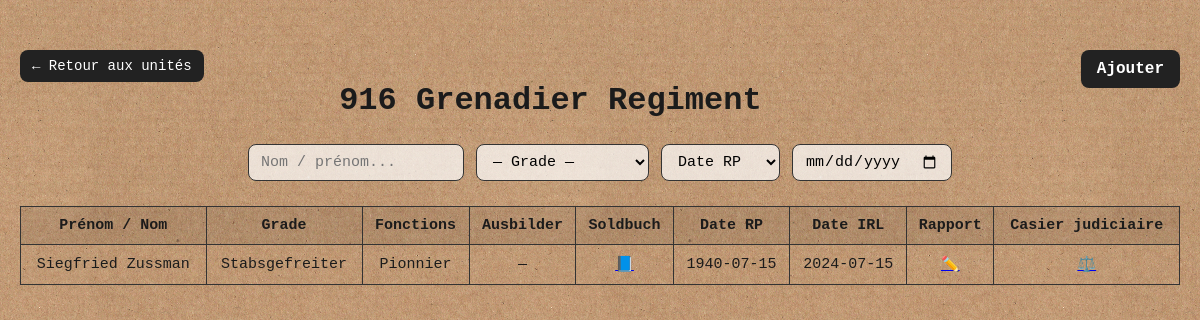
Page /legacy/effectifs_list.php?unite_id=1 on the committed database.
### tables this page shows
CREATE TABLE `effectifs` (
  `id` int NOT NULL AUTO_INCREMENT,
  `nom` varchar(100) NOT NULL,
  `prenom` varchar(100) NOT NULL,
  `surnom` varchar(100) DEFAULT NULL,
  `unite_id` int DEFAULT NULL,
  `grade_id` int DEFAULT NULL,
  `specialite` varchar(255) DEFAULT NULL,
  `fonction` varchar(255) DEFAULT NULL,
  `categorie` enum('Officier','Sous-officier','Militaire du rang') DEFAULT NULL,
  `date_naissance` varchar(50) DEFAULT NULL,
  `lieu_naissance` varchar(255) DEFAULT NULL,
  `nationalite` varchar(100) DEFAULT 'Allemande',
  `taille_cm` int DEFAULT NULL,
  `photo` varchar(500) DEFAULT NULL,
  `arme_principale` varchar(255) DEFAULT NULL,
  `arme_secondaire` varchar(255) DEFAULT NULL,
  `equipement_special` varchar(255) DEFAULT NULL,
  `tenue` varchar(255) DEFAULT NULL,
  `historique` text,
  `decorations` text,
  `sanctions` text,
  `signature_soldat` varchar(500) DEFAULT NULL,
  `signature_referent` varchar(500) DEFAULT NULL,
  `stamp_path` varchar(500) DEFAULT NULL,
  `date_entree_ig` varchar(50) DEFAULT NULL,
  `date_entree_irl` varchar(50) DEFAULT NULL,
  `qualification_id` int DEFAULT NULL,
  `actif` enum('Actif','Inactif','Reserviste','MIA','KIA') DEFAULT 'Actif',
  `discord_id` varchar(20) DEFAULT NULL,
  `created_at` timestamp NULL DEFAULT CURRENT_TIMESTAMP,
  `updated_at` timestamp NULL DEFAULT CURRENT_TIMESTAMP ON UPDATE CURRENT_TIMESTAMP,
  `en_reserve` tinyint(1) DEFAULT '0',
  `unite_origine_id` int DEFAULT NULL,
  `grade_origine_id` int DEFAULT NULL,
  PRIMARY KEY (`id`),
  KEY `unite_id` (`unite_id`),
  KEY `grade_id` (`grade_id`),
  CONSTRAINT `effectifs_ibfk_1` FOREIGN KEY (`unite_id`) REFERENCES `unites` (`id`) ON DELETE SET NULL,
  CONSTRAINT `effectifs_ibfk_2` FOREIGN KEY (`grade_id`) REFERENCES `grades` (`id`) ON DELETE SET NULL
);

CREATE TABLE `grades` (
  `id` int NOT NULL AUTO_INCREMENT,
  `unite_id` int NOT NULL,
  `nom_complet` varchar(255) NOT NULL,
  `rang` int DEFAULT '0',
  `categorie` enum('Officier','Sous-officier','Militaire du rang') DEFAULT NULL,
  `created_at` timestamp NULL DEFAULT CURRENT_TIMESTAMP,
  PRIMARY KEY (`id`),
  KEY `unite_id` (`unite_id`),
  CONSTRAINT `grades_ibfk_1` FOREIGN KEY (`unite_id`) REFERENCES `unites` (`id`) ON DELETE CASCADE
);

### legacy/effectifs_list.php (the view, shortened to what this page needs)
<?php
require_once __DIR__.'/includes/db.php';
$unite_id = (int)$_GET['unite_id'];
$reqU = $pdo->prepare("SELECT code, nom FROM unites WHERE id=?");
$reqU->execute([$unite_id]);
$unite = $reqU->fetch();
$unitTitle = $unite['nom'];
if (stripos($unitTitle, (string)$unite['code']) !== 0) {
  $unitTitle = $unite['code'].' '.$unitTitle;
}
$unite_id = (int)($_GET['unite_id'] ?? 0);
$req = $pdo->prepare("
  SELECT e.*, g.nom_complet AS grade_nom
  FROM effectifs e
  LEFT JOIN grades g ON g.id = e.grade_id
  WHERE e.unite_id = ?
  ORDER BY g.id DESC, e.nom ASC
");
$req->execute([$unite_id]);
$rows = $req->fetchAll(PDO::FETCH_ASSOC);
?>
<!doctype html>
<html lang="fr">
<head>
</head>
<body>
<div class="wrap">
  <a href="/Archives7e/effectifs.php" class="back">← Retour aux unités</a>
  <a href="/Archives7e/effectif_new.php?unite_id=<?= $unite_id ?>" class="add">Ajouter</a>
  <h1><?= htmlspecialchars($unitTitle) ?></h1>
  <div class="filters">
    <input type="text" id="filtreNom" placeholder="Nom / prénom..." onkeyup="filtrer()">
    <select id="filtreGrade" onchange="filtrer()">
      <option value="">— Grade —</option>
    </select>
    <select id="dateType" onchange="filtrer()">
      <option value="IG">Date RP</option>
    </select>
    <input type="date" id="filtreDate" onchange="filtrer()">
  </div>
  <table>
    <thead>
      <tr>
        <th>Prénom / Nom</th>
        <th>Grade</th>
        <th>Fonctions</th>
        <th>Ausbilder</th>
        <th>Soldbuch</th>
        <th>Date RP</th>
        <th>Date IRL</th>
        <th>Rapport</th>
        <th>Casier judiciaire</th>
      </tr>
    </thead>
    <tbody>
      <?php foreach($rows as $r): ?>
      <tr>
        <td data-nom="<?= htmlspecialchars($r['prenom'].' '.$r['nom']) ?>"><?= htmlspecialchars($r['prenom'].' '.$r['nom']) ?></td>
        <td data-grade="<?= htmlspecialchars($r['grade_nom'] ?? '') ?>"><?= htmlspecialchars($r['grade_nom'] ?? '') ?></td>
        <td><?= htmlspecialchars($r['specialite'] ?? '') ?></td>
        <td><?= htmlspecialchars($r['qualification_id'] ? 'Militaire du rang' : '—') ?></td>
        <td><a href="/Archives7e/soldbuch.php?id=<?= $r['id'] ?>">📘</a></td>
        <td data-date-ig="<?= htmlspecialchars($r['date_entree_ig'] ?? '') ?>"><?= htmlspecialchars($r['date_entree_ig'] ?? '') ?></td>
        <td data-date-irl="<?= htmlspecialchars($r['date_entree_irl'] ?? '') ?>"><?= htmlspecialchars($r['date_entree_irl'] ?? '') ?></td>
        <td><a href="/Archives7e/rapports_list.php?auteur=<?= urlencode($r['prenom'].' '.$r['nom']) ?>">✏️</a></td>
        <td><a href="#">⚖️</a></td>
      </tr>
      <?php endforeach; ?>
    </tbody>
  </table>
</div>
</body>
</html>

### legacy/effectifs_list.php (style rules this page uses)
:root { --paper:url('/Archives7e/assets/img/paper.jpg'); --ink:#1b1b1b; }
html,body { margin:0;padding:0;height:100% }
body { background:var(--paper) repeat center/512px; font-family:"IBM Plex Mono", ui-monospace, SFMono-Regular, Menlo, Consolas, monospace; color:var(--ink); }
.wrap { max-width:1200px; margin:50px auto; padding:0 20px; }
h1 { text-align:center; font-weight:900; font-size:2em; margin:0 0 25px; }
a.back { display:inline-block; background:#222; color:#fff; border-radius:8px; padding:8px 12px; text-decoration:none; font-size:14px; }
a.add { float:right; background:#222; color:#fff; padding:10px 16px; border-radius:8px; text-decoration:none; font-weight:700; }
.filters { display:flex; flex-wrap:wrap; justify-content:center; gap:12px; margin:20px 0 25px; }
.filters input, .filters select { background:rgba(255,255,255,0.7); border:1px solid #333; border-radius:8px; padding:8px 12px; font-family:inherit; font-size:15px; }
table { border-collapse:collapse; width:100%; font-size:15px; }
th,td { border:1px solid #333; padding:10px 8px; text-align:center; }
th { background:rgba(0,0,0,0.08); font-weight:800; }

### rows in the picture
effectifs: prenom+nom "Siegfried Zussman", grade.nom_complet "Stabsgefreiter", specialite "Pionnier", qualification "—", date_entree_ig "1940-07-15", date_entree_irl "2024-07-15"

### other values in the picture
$unitTitle "916 Grenadier Regiment"
